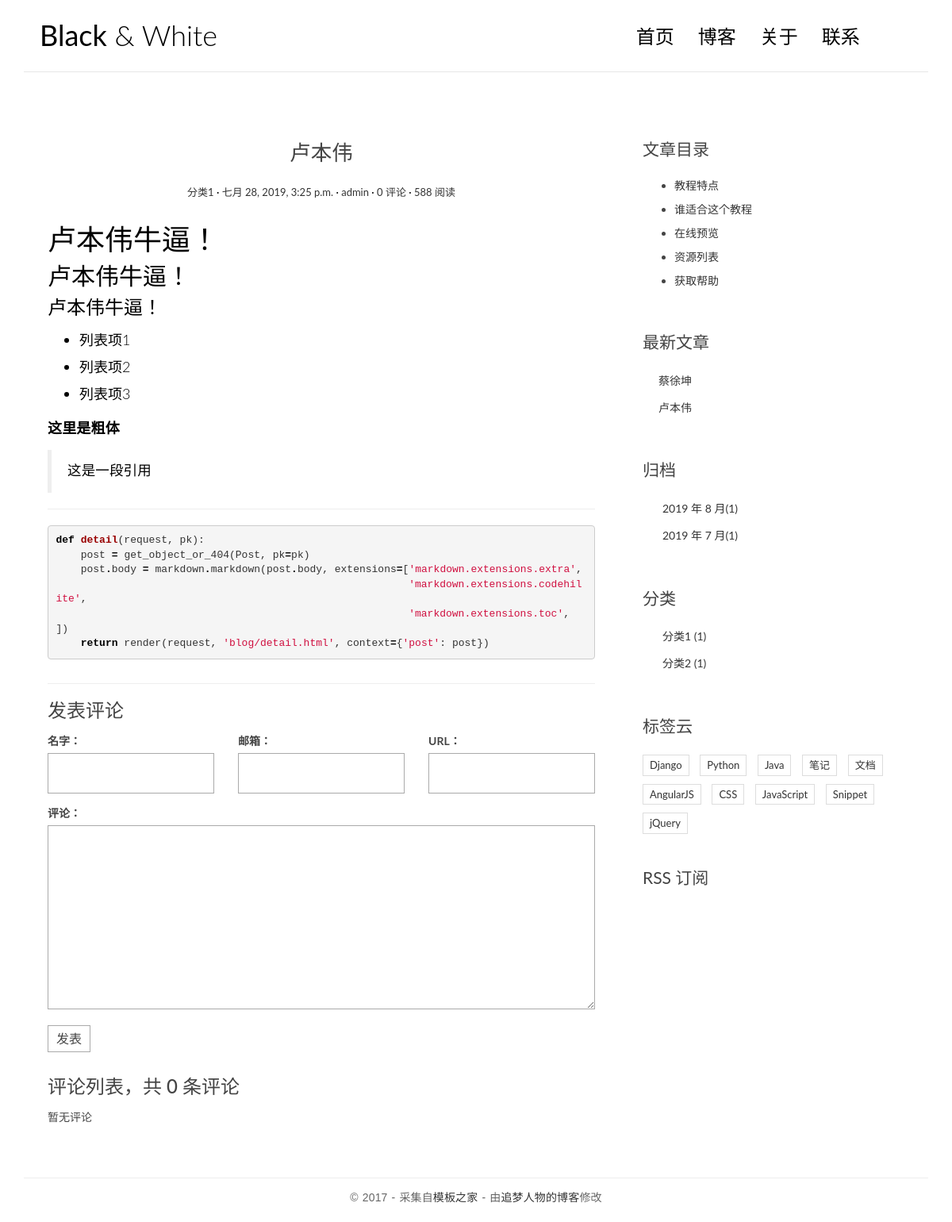
The app's page /post/2/ with its own data.
### blog/models.py (models this page shows, shortened)
class Post(models.Model):
    title = models.CharField(max_length=70)
    body = models.TextField()
    created_time = models.DateTimeField()
    modified_time = models.DateTimeField()
    excerpt = models.CharField(max_length=200, blank=True)
    category = models.ForeignKey(Category, on_delete=models.CASCADE)
    tags = models.ManyToManyField(Tag, blank=True)
    author = models.ForeignKey(User, on_delete=models.CASCADE)
    def get_absolute_url(self):
        return reverse('blog:detail', kwargs={'pk': self.pk})
    class Meta:
        ordering = ['-created_time','id']

class Category(models.Model):
    name = models.CharField(max_length=100)

### blog/views.py (the view)
# urls.py: path('post/<int:pk>/', views.detail, name='detail'),
def detail(request, pk):
    post = get_object_or_404(Post, pk=pk)
    post.body = markdown.markdown(post.body, extensions=['markdown.extensions.extra',
                                                         'markdown.extensions.codehilite',
                                                         'markdown.extensions.toc', ])
    form = CommentForm()
    comment_list = post.comment_set.all()#因为有外键约束
    context = {'post': post,
               'form': form,
               'comment_list': comment_list
               }
    return render(request, 'blog/detail.html', context)

### comments/forms.py
class CommentForm(forms.ModelForm):
    class Meta:
        model = Comment
        fields = ['name', 'email', 'url', 'text']

### blog/templatetags/blog_tags.py (called while the page is built)
@register.simple_tag  # 将函数注册为模板标签 template_label
def get_recent_posts(num=5):
    return Post.objects.all().order_by('-created_time')[:num]

@register.simple_tag
def archives():  # 实现归档
    date_list = Post.objects.dates('created_time', 'month', order='DESC')
    date_list_t = []
    for date in date_list:
        date_num = Post.objects.filter(created_time__year=date.year,created_time__month=date.month).count()
        date_list_t.append({'year':date.year,'month':date.month,'num':date_num})
    return date_list_t

@register.simple_tag
def get_categories():
    return Category.objects.annotate(num_posts=Count('post')).filter(num_posts__gt=0)

### blog/templates/blog/detail.html (shortened to what this page needs)
{% extends 'base.html' %}
{% block main %}
    <article class="post post-{{ post.pk }}">
        <header class="entry-header">
            <h1 class="entry-title">{{ post.title }}</h1>
            <div class="entry-meta">
                <span class="post-category"><a
                            href="{% url 'blog:category' post.category.id %}">{{ post.category.name }}</a></span>
                    <span class="post-date"><a
                            href="{% url 'blog:archives' post.created_time.date.year post.created_time.date.month %}"><time
                            class="entry-date">{{ post.created_time }}</time></a></span>
                    <span class="post-author"><a href="{% url 'blog:author' post.author_id %}">{{ post.author }}</a></span>
                    <span class="comments-link"><a href="{% url 'blog:detail' post.pk %}">{{post.comment_set.count}} 评论</a></span>
                    <span class="views-count"><a href="#">588 阅读</a></span>
            </div>
        </header>
        <div class="entry-content clearfix">
            {{ post.body |safe }}
        </div>
    </article>
    <section class="comment-area" id="comment-area">
        <hr>
        <h3>发表评论</h3>
        <form action="{% url 'comments:post_comment' post.pk %}" method="post" class="comment-form">
            <div class="row">
                <div class="col-md-4">
                    <label for="{{ form.name.id_for_label }}">名字：</label>
                    {{ form.name }}
                </div>
                <div class="col-md-4">
                    <label for="{{ form.email.id_for_label }}">邮箱：</label>
                    {{ form.email }}
                </div>
                <div class="col-md-4">
                    <label for="{{ form.url.id_for_label }}">URL：</label>
                    {{ form.url }}
                </div>
                <div class="col-md-12">
                    <label for="{{ form.text.id_for_label }}">评论：</label>
                    {{ form.text }}
                    <button type="submit" class="comment-btn">发表</button>
                </div>
            </div>
        </form>
        <div class="comment-list-panel">
            <h3>评论列表，共 <span>{{ post.comment_set.count }}</span> 条评论</h3>
            <ul class="comment-list list-unstyled">
                {% for comment in comment_list %}
                    <li class="comment-item">
                        <span class="nickname">{{ comment.name }}</span>
                        <time class="submit-date">{{ comment.created_time }}</time>
                        <div class="text">
                            {{ comment.text }}
                        </div>
                    </li>
                {% empty %}
                    暂无评论
                {% endfor %}
            </ul>
        </div>
    </section>
{% endblock main %}
{% block toc %}
    <div class="widget widget-content">
        <h3 class="widget-title">文章目录</h3>
        <ul>
            <li>
                <a href="#">教程特点</a>
            </li>
            <li>
                <a href="#">谁适合这个教程</a>
            </li>
            <li>
                <a href="#">在线预览</a>
            </li>
            <li>
                <a href="#">资源列表</a>
            </li>
            <li>
                <a href="#">获取帮助</a>
            </li>
        </ul>
    </div>
{% endblock toc %}

### blog/templates/base.html (shortened to what this page needs)
{% load staticfiles %}
{% load blog_tags %}
<!DOCTYPE html>
<html>
<head>
    <link rel="stylesheet" href="{% static 'blog/css/bootstrap.min.css' %}">
    <link rel="stylesheet" href="http://code.ionicframework.com/ionicons/2.0.1/css/ionicons.min.css">
    <link rel="stylesheet" href="{% static 'blog/css/pace.css' %}">
    <link rel="stylesheet" href="{% static 'blog/css/custom.css' %}">
    <link rel="stylesheet" href="{% static 'blog/css/highlights/github.css' %}">
</head>
<body>
<div class="container">
    <header id="site-header">
        <div class="row">
            <div class="col-md-4 col-sm-5 col-xs-8">
                <div class="logo">
                    <h1><a href="{% url 'blog:index' %}"><b>Black</b> &amp; White</a></h1>
                </div>
            </div>
            <div class="col-md-8 col-sm-7 col-xs-4">
                <nav class="main-nav" role="navigation">
                    <div class="collapse navbar-collapse" id="bs-example-navbar-collapse-1">
                        <ul class="nav navbar-nav navbar-right">
                            <li class="cl-effect-11"><a href="index.html" data-hover="首页">首页</a></li>
                            <li class="cl-effect-11"><a href="full-width.html" data-hover="博客">博客</a></li>
                            <li class="cl-effect-11"><a href="about.html" data-hover="关于">关于</a></li>
                            <li class="cl-effect-11"><a href="contact.html" data-hover="联系">联系</a></li>
                        </ul>
                    </div>
                </nav>
            </div>
        </div>
    </header>
</div>
<div class="content-body">
    <div class="container">
        <div class="row">
            <main class="col-md-8">
                {% block main %}
                {% endblock main %}
            </main>
            <aside class="col-md-4">
                {% block toc %}
                {% endblock toc %}
                <div class="widget widget-recent-posts">
                    <h3 class="widget-title">最新文章</h3>
                    {% get_recent_posts as recent_post_list %}
                    <ul>
                        {% for post in recent_post_list %}
                            <li>
                                <a href="{{ post.get_absolute_url }}">{{ post.title }}</a>
                            </li>
                        {% empty %}
                            暂无文章！
                        {% endfor %}
                    </ul>
                </div>
                <div class="widget widget-archives">
                    <h3 class="widget-title">归档</h3>
                    {% archives as date_list %}
                    <ul>
                        {% for date in date_list %}
                            <li>
                                <a href="{% url 'blog:archives' date.year date.month %}">
                                    {{ date.year }} 年 {{ date.month }} 月({{ date.num }})
                                </a>
                            </li>
                        {% empty %}
                            暂无归档！
                        {% endfor %}
                    </ul>
                </div>
                <div class="widget widget-category">
                    <h3 class="widget-title">分类</h3>
                    {% get_categories as category_list %}
                    <ul>
                        {% for category in category_list %}
                            <li>
                                <a href="{% url 'blog:category' category.id %}">{{ category.name }} <span
                                        class="post-count">({{category.num_posts}})</span></a>
                            </li>
                        {% empty %}
                            暂无分类！
                        {% endfor %}
                    </ul>
                </div>
                <div class="widget widget-tag-cloud">
                    <h3 class="widget-title">标签云</h3>
                    <ul>
                        <li>
                            <a href="#">Django</a>
                        </li>
                        <li>
                            <a href="#">Python</a>
                        </li>
                        <li>
                            <a href="#">Java</a>
                        </li>
                        <li>
                            <a href="#">笔记</a>
                        </li>
                        <li>
                            <a href="#">文档</a>
                        </li>
                        <li>
                            <a href="#">AngularJS</a>
                        </li>
                        <li>
                            <a href="#">CSS</a>
                        </li>
                        <li>
                            <a href="#">JavaScript</a>
                        </li>
                        <li>
                            <a href="#">Snippet</a>
                        </li>
                        <li>
                            <a href="#">jQuery</a>
                        </li>
                    </ul>
                </div>
                <div class="rss">
                    <a href=""> RSS 订阅</a>
                </div>
            </aside>
        </div>
    </div>
</div>
<footer id="site-footer">
    <div class="container">
        <div class="row">
            <div class="col-md-12">
                <p class="copyright">&copy 2017 - 采集自<a href="http://www.cssmoban.com/"
                                                        target="_blank" title="模板之家">模板之家</a>
                    - 由<a href="http://zmrenwu.com/" title="网页模板" target="_blank">追梦人物的博客</a>修改
                </p>
            </div>
        </div>
    </div>
</footer>
</body>
</html>

### blog/static/blog/css/custom.css (style rules this page uses)
* { outline: none; }
h1, h2, h3, h4, h5, h6 { margin-top: 0; }
b { font-weight: 400; }
a { color: #333; }
body { color: #444; font-family: 'Lato', sans-serif; }
p { font-family: 'Ubuntu', sans-serif; font-weight: 400; word-spacing: 1px; letter-spacing: 0.01em; }
#site-header { background-color: #FFF; padding: 25px 20px; margin-bottom: 40px; border-bottom: 1px solid #e7e7e7; }
.logo h1 a { color: #000; }
.logo h1 { margin: 0; font-family: 'Lato', sans-serif; font-weight: 300; }
.main-nav { margin-top: 11px; max-width: 95%; }
.main-nav a { color: #000000 !important; padding: 0 0 5px 0 !important; margin-right: 30px; font-family: 'Lato', sans-serif; font-weight: 300; font-size: 24px; }
.cl-effect-11 a { padding: 10px 0; color: #0972b4; text-shadow: none; }
.cl-effect-11 a::before { position: absolute; top: 0; left: 0; overflow: hidden; padding: 0 0 5px 0 !important; max-width: 0; border-bottom: 1px solid #000; color: #000; content: attr(data-hover); white-space: nowrap; -webkit-transition: max-width 0.5s; -moz-transition: max-width 0.5s; transition: max-width 0.5s; }
.content-body { padding-bottom: 4em; }
.post { background: #fff; padding: 30px 30px 0; }
.entry-title { text-align: center; font-size: 1.9em; margin-bottom: 20px; line-height: 1.6; padding: 10px 20px 0; }
.entry-meta { text-align: center; color: #DDDDDD; font-size: 13px; margin-bottom: 30px; }
.entry-content { font-size: 18px; line-height: 1.9; font-weight: 300; color: #000; }
.post-category::after, .post-date::after, .post-author::after, .comments-link::after { content: ' ·'; color: #000; }
.widget { background: #fff; padding: 30px 0 0; }
.widget-title { font-size: 1.5em; margin-bottom: 20px; line-height: 1.6; padding: 10px 0 0; font-weight: 400; }
.widget-recent-posts ul { padding: 0; margin: 0; padding-left: 20px; }
.widget-recent-posts ul li { list-style-type: none; position: relative; line-height: 170%; margin-bottom: 10px; }
.widget-recent-posts ul li::before { content: '\f3d3'; font-family: "Ionicons"; position: absolute; left: -17px; top: 3px; font-size: 16px; color: #000; }
.widget-archives ul { padding: 0; margin: 0; padding-left: 25px; }
.widget-archives ul li { list-style-type: none; position: relative; line-height: 170%; margin-bottom: 10px; }
.widget-archives ul li::before { content: '\f3f3'; font-family: "Ionicons"; position: absolute; left: -25px; top: 1px; font-size: 16px; color: #000; }
.widget-category ul { padding: 0; margin: 0; padding-left: 25px; }
.widget-category ul li { list-style-type: none; position: relative; line-height: 170%; margin-bottom: 10px; }
.widget-category ul li::before { content: '\f3fe'; font-family: "Ionicons"; position: absolute; left: -25px; top: 1px; font-size: 18px; color: #000; }
.widget-tag-cloud ul { padding: 0; margin: 0; margin-right: -10px; }
.widget-tag-cloud ul li { list-style-type: none; font-size: 13px; display: inline-block; margin-right: 10px; margin-bottom: 10px; padding: 3px 8px; border: 1px solid #ddd; }
.widget-content ul li { margin-bottom: 10px; }
.rss { font-size: 21px; margin-top: 30px; }
.rss a { color: #444; }
#site-footer { padding-top: 10px; padding: 0 0 1.5em 0; }
.copyright { text-align: center; padding-top: 1em; margin: 0; border-top: 1px solid #eee; color: #666; }
.contact-form input, .comment-form input { border: 1px solid #aaa; margin-bottom: 15px; width: 100%; padding: 15px 15px; font-size: 16px; line-height: 100%; transition: 0.4s border-color linear; }
.contact-form textarea, .comment-form textarea { border: 1px solid #aaa; margin-bottom: 15px; width: 100%; padding: 15px 15px; font-size: 16px; line-height: 20px !important; min-height: 183px; transition: 0.4s border-color linear; }
.comment-area { padding: 0 30px 0; }
.comment-form { margin-top: 15px; }
.comment-form .comment-btn { background-color: #fff; border: 1px solid #aaa; font-size: 16px; padding: 5px 10px; }
.comment-list-panel { margin-top: 30px; }
.comment-list { margin-top: 15px; }

### blog/static/blog/css/highlights/github.css (style rules this page uses)
.codehilite .k { color: #000000; font-weight: bold }
.codehilite .o { color: #000000; font-weight: bold }
.codehilite .nf { color: #990000; font-weight: bold }
.codehilite .w { color: #bbbbbb }
.codehilite .s1 { color: #d01040 }

### records on screen
Post: title "卢本伟", category.name "分类1", created_time "七月 28, 2019, 3:25 p.m.", author "admin", comment_set.count "0", body "卢本伟牛逼！ 卢本伟牛逼！ 卢本伟牛逼！ 列表项1 列表项2 列表项3 这里是粗体 这是一段引用 def detail ( request , pk ): post = get_object_or_404 ( Post , pk = pk ) post . body = markdown . markdown ( post . body , extensions = [ 'markdown.extensions.extra' , 'markdown.extensions.codehilite' , 'markdown.extensions.toc' , ]) return render ( request , 'blog/detail.html' , context = { 'post' : post })"
Post: title "蔡徐坤"
Category: name "分类1", num_posts "1"
Category: name "分类2", num_posts "1"

### other values on screen
{{ date.year }} "2019" "2019"
{{ date.month }} "8" "7"
{{ date.num }} "1" "1"
